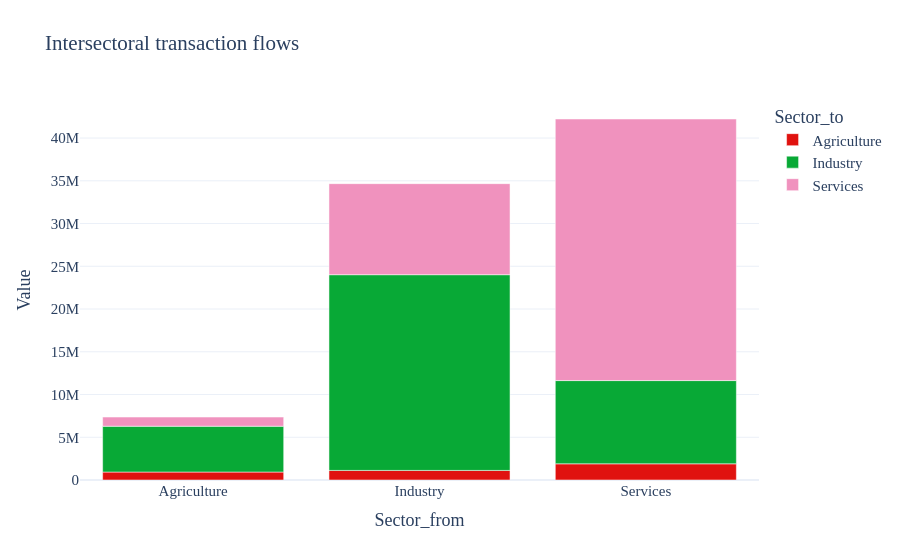

Notebook code for this chart:
### Markdown cell above
## Filter before plotting

Use `filters={...}` to keep only the levels you want before MARIO aggregates the data.

### Code cell
fig = iot.plot(
    matrix="Z",
    kind="bar",
    preset=None,
    x="Sector_from",
    color="Sector_to",
    filters={"Region_from": ["Reg1"], "Region_to": ["Reg1"]},
    top_n=4,
    auto_open=False,
    path=False,
)
fig

### Figure 1 — Plotly figure (JSON) as saved in the notebook; plotly's stock layout.template omitted (floating-point values rounded to 4 significant figures)
{"data": [{"hovertemplate": "Sector_to=Agriculture<br>Sector_from=%{x}<br>Value=%{y}<extra></extra>", "legendgroup": "Agriculture", "marker": {"color": "#e0120f", "pattern": {"shape": ""}}, "name": "Agriculture", "orientation": "v", "showlegend": true, "textposition": "auto", "type": "bar", "x": ["Agriculture", "Industry", "Services"], "xaxis": "x", "y": [930900.0, 1122000.0, 1894000.0], "yaxis": "y"}, {"hovertemplate": "Sector_to=Industry<br>Sector_from=%{x}<br>Value=%{y}<extra></extra>", "legendgroup": "Industry", "marker": {"color": "#08a936", "pattern": {"shape": ""}}, "name": "Industry", "orientation": "v", "showlegend": true, "textposition": "auto", "type": "bar", "x": ["Agriculture", "Industry", "Services"], "xaxis": "x", "y": [5358000.0, 22890000.0, 9738000.0], "yaxis": "y"}, {"hovertemplate": "Sector_to=Services<br>Sector_from=%{x}<br>Value=%{y}<extra></extra>", "legendgroup": "Services", "marker": {"color": "#f092be", "pattern": {"shape": ""}}, "name": "Services", "orientation": "v", "showlegend": true, "textposition": "auto", "type": "bar", "x": ["Agriculture", "Industry", "Services"], "xaxis": "x", "y": [1075000.0, 10650000.0, 30600000.0], "yaxis": "y"}], "layout": {"barmode": "relative", "font": {"family": "Verdana", "size": 15}, "legend": {"title": {"text": "Sector_to"}, "tracegroupgap": 0}, "title": {"text": "Intersectoral transaction flows"}, "xaxis": {"anchor": "y", "domain": [0, 1], "title": {"text": "Sector_from"}}, "yaxis": {"anchor": "x", "domain": [0, 1], "title": {"text": "Value"}}}}
